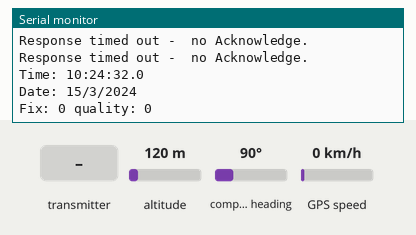
Bench run of a sketch on a simulated Arduino Uno, built with avr-gcc and run on an emulated ATmega328P. Shown: the last lines printed to the serial monitor. Inputs (shaded band) come from the test bench; at power-on: altitude 120 m, compass heading 90°, GPS speed 0 km/h. The GPS gets a fix after 3 s at 37.7749, -122.4194 with 8 satellites; no radio packets arrive unless stated.

Above: at 2.2 s.
2.3 s: the transmitter starts sending _micros = 0
At 2.37 s:
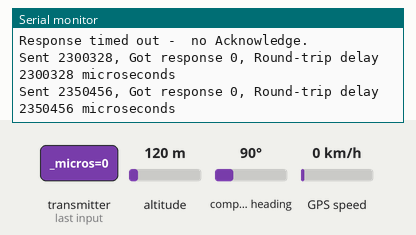
3.8 s: altitude set to 20 m
At 4.07 s:
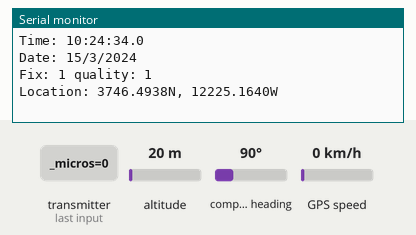
5.5 s: the transmitter starts sending GPSlat = 0
7.0 s: compass heading set to 7°
At 7.02 s:
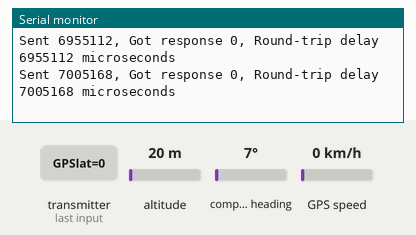

Measured:
- after the input at 2.3 s, the serial monitor: prints a new line at once (image 1)

The sketch:

Flick_transmitt.ino
```cpp
#include <Adafruit_GPS.h>
#include <SoftwareSerial.h>
#include <printf.h>
#include <RF24.h>
#include <SPI.h>

#define  CE_PIN  4   // The pins to be used for CE and SN
#define  CSN_PIN 5
RF24 radio(CE_PIN, CSN_PIN);
byte addresses[][6] = {"1Node", "2Node"};

SoftwareSerial mySerial(3, 2);
Adafruit_GPS GPS(&mySerial);
#define GPSECHO  true
boolean usingInterrupt = false;
void useInterrupt(boolean);

unsigned long timeNow;  // Used to grab the current time, calculate delays
unsigned long started_waiting_at;
boolean timeout;
struct dataStruct {
  unsigned long _micros;  // to save response times
   float GPSlat;          // The Joystick position values
   float GPSlong;
} myData;

void setup() {
  // put your setup code here, to run once:
  Serial.begin(115200);
  printf_begin();
  radio.begin();          // Initialize the nRF24L01 Radio
  radio.setChannel(108);  // Above most WiFi frequencies
  radio.setDataRate(RF24_250KBPS);
  radio.setPALevel(RF24_PA_MIN);
  radio.openWritingPipe(addresses[0]);
  radio.openReadingPipe(1, addresses[1]);
  radio.startListening();

  GPS.begin(9600);
  GPS.sendCommand(PMTK_SET_NMEA_OUTPUT_RMCGGA);
  GPS.sendCommand(PMTK_SET_NMEA_UPDATE_1HZ);
  GPS.sendCommand(PGCMD_ANTENNA);
  useInterrupt(true);
  delay(1000);
  mySerial.println(PMTK_Q_RELEASE);

}

SIGNAL(TIMER0_COMPA_vect) {
  char c = GPS.read();
  // if you want to debug, this is a good time to do it!
#ifdef UDR0
  if (GPSECHO)
    if (c) UDR0 = c;
    // writing direct to UDR0 is much much faster than Serial.print
    // but only one character can be written at a time.
#endif
}

void useInterrupt(boolean v) {
  if (v) {
    // Timer0 is already used for millis() - we'll just interrupt somewhere
    // in the middle and call the "Compare A" function above
    OCR0A = 0xAF;
    TIMSK0 |= _BV(OCIE0A);
    usingInterrupt = true;
  } else {
    // do not call the interrupt function COMPA anymore
    TIMSK0 &= ~_BV(OCIE0A);
    usingInterrupt = false;
  }
}
uint32_t timer = millis();

void loop() {
  radio.stopListening();
  // put your main code here, to run repeatedly:
  if (! usingInterrupt) {
    // read data from the GPS in the 'main loop'
    char c = GPS.read();
    // if you want to debug, this is a good time to do it!
    if (GPSECHO)
      if (c) Serial.print(c);
  }
  if (GPS.newNMEAreceived()) {
    if (!GPS.parse(GPS.lastNMEA()))   // this also sets the newNMEAreceived() flag to false
      return;  // we can fail to parse a sentence in which case we should just wait for another
  }
  if (timer > millis())  timer = millis();
  if (millis() - timer > 2000) {
    timer = millis();
    Serial.print("\nTime: ");
    Serial.print(GPS.hour, DEC); Serial.print(':');
    Serial.print(GPS.minute, DEC); Serial.print(':');
    Serial.print(GPS.seconds, DEC); Serial.print('.');
    Serial.println(GPS.milliseconds);
    Serial.print("Date: ");
    Serial.print(GPS.day, DEC); Serial.print('/');
    Serial.print(GPS.month, DEC); Serial.print("/20");
    Serial.println(GPS.year, DEC);
    Serial.print("Fix: "); Serial.print((int)GPS.fix);
    Serial.print(" quality: "); Serial.println((int)GPS.fixquality);
    if (GPS.fix) {
      Serial.print("Location: ");
      Serial.print(GPS.latitude, 4); Serial.print(GPS.lat);
      Serial.print(", ");
      Serial.print(GPS.longitude, 4); Serial.println(GPS.lon);
      Serial.print("Location (in degrees, works with Google Maps): ");
      Serial.print(GPS.latitudeDegrees, 6);
      Serial.print(", ");
      Serial.println(GPS.longitudeDegrees, 6);

      Serial.print("Speed (knots): "); Serial.println(GPS.speed);
      Serial.print("Angle: "); Serial.println(GPS.angle);
      Serial.print("Altitude: "); Serial.println(GPS.altitude);
      Serial.print("Satellites: "); Serial.println((int)GPS.satellites);
    }
  }
  myData.GPSlat = GPS.latitudeDegrees, 6;
  myData.GPSlong = GPS.longitudeDegrees, 6;
  myData._micros = micros();
  if (!radio.write( &myData, sizeof(myData) )) {            // Send data, checking for error ("!" means NOT)
    Serial.println(F("Transmit failed "));
  }
  radio.startListening();
  started_waiting_at = micros();               // timeout period, get the current microseconds
  timeout = false;

  while ( ! radio.available() ) {                            // While nothing is received
    if (micros() - started_waiting_at > 200000 ) {           // If waited longer than 200ms, indicate timeout and exit while loop
      timeout = true;
      break;
    }
  }
   if ( timeout )
  { // Describe the results
    Serial.println(F("Response timed out -  no Acknowledge."));
  }
  else
  {
    // Grab the response, compare, and send to Serial Monitor
    radio.read( &myData, sizeof(myData) );
    timeNow = micros();

    Serial.print(F("Sent "));
    Serial.print(timeNow);
    Serial.print(F(", Got response "));
    Serial.print(myData._micros);
    Serial.print(F(", Round-trip delay "));
    Serial.print(timeNow - myData._micros);
    Serial.println(F(" microseconds "));
 }
}
```
